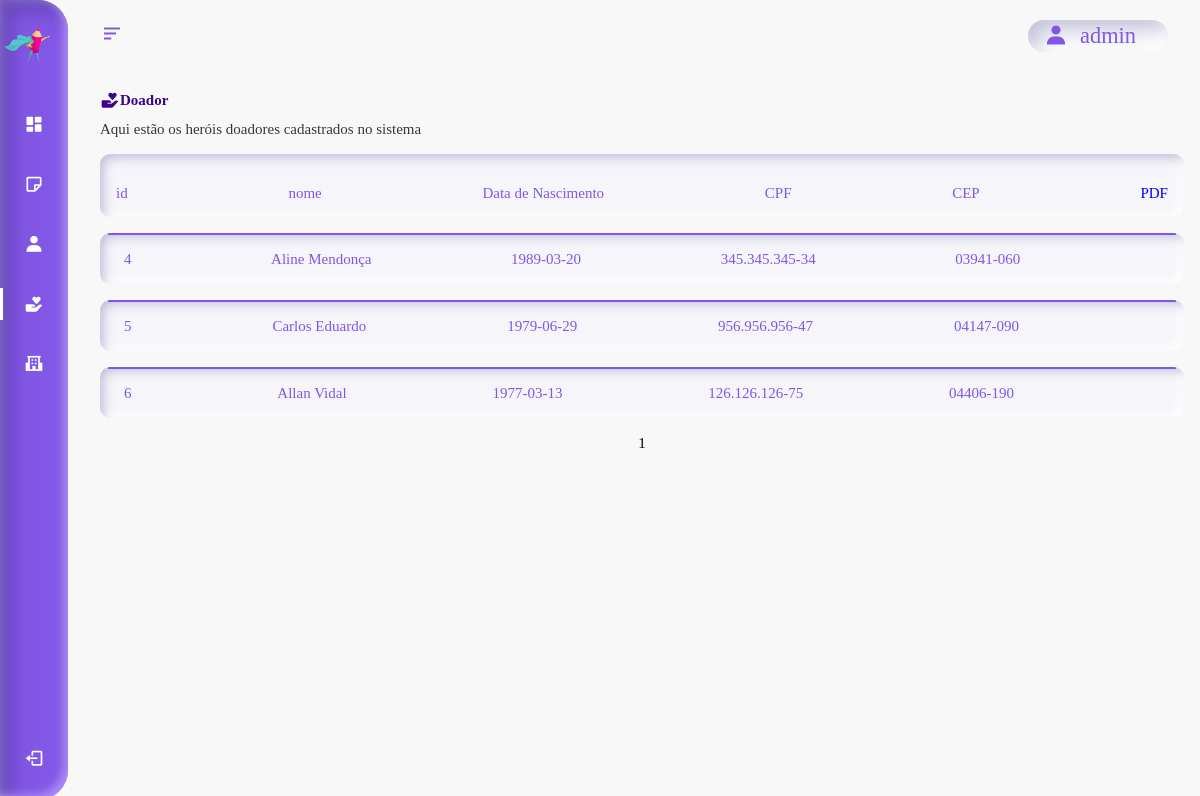
The page /SiteSimetria/sessao-admin/userDoador.php on the database its author committed.
### tables this page shows
CREATE TABLE `tbusers` (
  `codUsers` int(11) NOT NULL,
  `nomeUsers` varchar(100) NOT NULL,
  `nascUsers` date NOT NULL,
  `sexoUsers` varchar(1) NOT NULL,
  `iconUsers` varchar(50) NOT NULL,
  `cpfUsers` varchar(14) NOT NULL,
  `cepUsers` varchar(15) NOT NULL,
  `cidadeUsers` varchar(100) NOT NULL,
  `ufUsers` varchar(2) NOT NULL,
  `municipioUsers` varchar(100) NOT NULL,
  `bairroUsers` varchar(100) NOT NULL,
  `logUsers` varchar(100) NOT NULL,
  `numUsers` int(11) NOT NULL,
  `complementoUsers` varchar(50) NOT NULL,
  `codNivel` int(11) NOT NULL,
  `codEscolaridade` int(11) NOT NULL,
  `codInstituicao` int(11) NOT NULL,
  `iduser` int(11) NOT NULL
);

### SiteSimetria/sessao-admin/userDoador.php (the view, shortened to what this page needs)
<?php
include_once("bd_connect/conexao.php");
?>
<!DOCTYPE html>
<html lang="pt-br">
    <head>
        <link href='https://unpkg.com/boxicons@2.0.7/css/boxicons.min.css' rel='stylesheet'>
        <link rel="stylesheet" href="./css/style.css">
        <link rel="stylesheet" href="./css/usuarios.css">
        <link rel="stylesheet" href="./css/relatorios.css">
        <link rel="stylesheet" href="./css/search.css">
        <link rel="stylesheet" href="./css/btns.css">
    </head>
    <body id= "body-pd">
        <header class="header" id="header">
        <div class="header__toggle">
            <i class='bx bx-menu-alt-left' id="header-toggle"></i>
        </div>
        <div class="header__infos">
            <div class="header__profile">
                <i class='bx bxs-user'></i>
                <p> admin </p>
            </div>
        </div>
    </header>
        <div class="navbar" id="nav-bar">
            <nav class="nav">
                <div>
                    <a href="#" class="nav__logo ">
                        <img src="./img/logo.png" alt="" class="nav__logo-icon">
                    </a>
                    <div class="nav__list">
                        <a href="index.php" class="nav__link">
                            <i class='bx bxs-dashboard nav__icon'></i>
                        </a>
                        <a href="relatorios.php" class="nav__link ">
                            <i class='bx bx-note nav__icon' ></i>
                        </a>
                        <a href="userEstudante.php" class="nav__link">
                            <i class='bx bxs-user nav__icon' ></i>
                        </a>
                        <a href="userDoador.php" class="nav__link active">
                            <i class='bx bxs-donate-heart nav__icon' ></i>
                        </a>
                        <a href="userEscola.php" class="nav__link">
                            <i class='bx bxs-school nav__icon'></i>
                        </a>
                    </div>
                </div>
                <a href="#" class="nav__link">
                        <i class='bx bx-log-out nav__icon'></i>
                    </a>
            </nav>
        </div>
        <main class="l-main">
            <div class="mainText">
                <div class="mainTitle">
                    <i class='bx bxs-donate-heart' ></i>
                    <h4>
                        Doador
                    </h4>
                </div>
                <p>
                   Aqui estão os heróis doadores cadastrados no sistema
                </p>
            </div>
            <div class="tb-result">
                <ul class="tb-head">
                    <li>id</li>
                    <li>nome</li>
                    <li>Data de Nascimento</li>
                    <li>CPF</li>
                    <li>CEP</li>
                    <li> <a href="relatorios/gerar-doadores.php">PDF</a></li>
                </ul>
                </div>
                <?php
                $pagina_atual = filter_input(INPUT_GET,'pagina', FILTER_SANITIZE_NUMBER_INT);
                $pagina = (!empty($pagina_atual)) ? $pagina_atual : 1;
                $qnt_result_pg = 5;
                $inicio = ($qnt_result_pg * $pagina) - $qnt_result_pg;
                $result_usuarios = "SELECT * FROM tbusers WHERE codNivel LIKE 3 LIMIT $inicio, $qnt_result_pg";
                $resultado_usuarios = mysqli_query($conn, $result_usuarios);
                while($row_usuario = mysqli_fetch_assoc($resultado_usuarios)){ ?>
               <div class="tb-result">
                    <ul class="tb-relatorio">
                        <li class="tb-id"> <?php echo $row_usuario['codUsers'] ; ?></li>
                        <li class="tb-nome"><?php echo $row_usuario['nomeUsers'] ; ?></li>
                        <li class="tb-instituto"><?php echo $row_usuario['nascUsers'] ; ?></li>
                        <li class="tb-data"><?php echo $row_usuario['cpfUsers'] ; ?></li>
                        <li class="tb-data"><?php echo $row_usuario['cepUsers'] ; ?></li>
                    </ul>
                </div>
                <?php
                    }
                    echo "<center>";
                    echo "<br>";
                    echo "$pagina ";
                    echo "</center>";
                ?>
        </main>
    </body>
</html>

### SiteSimetria/sessao-admin/css/style.css (style rules this page uses)
:root { --color-background: #F8F8F8; --color-dark-text: #373737; --color-ligth-text: #C2C2C2; --color-ligth: #FFFFFF; --color-purple: #8257E5; --color-dark-purple: #3C038C; --color-blue: #9CBEED; --color-yellow: #E38540; --color-pin: #F26087; --header-height: 3.5rem; --nav-width: 68px; --normal-font-size: 1rem; --body-font: montserrat; --biggest-font-size: 2.25rem; --h1-font-size: 1.5rem; --h2-font-size: 1.25rem; --h3-font-size: 1rem; --normal-font-size: .938rem; --small-font-size: .813rem; --smaller-font-size: .75rem; --font-medium: 500; --font-semi-bold: 600; --mb-1: .5rem; --mb-2: 1rem; --mb-3: 1.5rem; --mb-4: 2rem; --mb-5: 2.5rem; --mb-6: 3rem; --z-tooltip: 10; --z-fixed: 100; }
*,::before,::after { box-sizing: border-box; }
body { position: relative; margin: var(--header-height) 0 0 0; padding: 0 1rem; font-family: montserrat; font-size: var(--normal-font-size); transition: .5s; background-color: var(--color-background); }
a { text-decoration: none; }
li { list-style: none; }
.header { width: 100%; height: var(--header-height); position: fixed; top: 0; left: 0; display: flex; align-items: center; justify-content: space-between; padding: 0 1rem; background-color: var(--color-background); z-index: var(--z-fixed); transition: .5s; }
.header .header__toggle { color: var(--color-purple); font-size: 1.5rem; cursor: pointer; }
.header .header__infos { display: flex; top: 0; overflow: hidden; }
.header .header__profile { display: flex; background: #F5F5FA; box-shadow: inset -5px -5px 10px rgba(255, 255, 255, 0.5), inset 5px 5px 10px rgba(170, 170, 204, 0.25), inset 10px 10px 20px rgba(170, 170, 204, 0.5), inset -10px -10px 20px #FFFFFF; border-radius: 20px; height: calc(var(--header-height) - 3vh); top: 0; left: 0; display: flex; align-items: center; justify-content: space-between; padding: 0 2rem 0 1rem; z-index: var(--z-fixed); overflow: hidden; }
.header .header__profile i { color: var(--color-purple); font-size: 1.5rem; cursor: pointer; margin-right: 1vw; }
.header .header__profile p { color: var(--color-purple); font-size: 1.4rem; cursor: pointer; }
.navbar { position: fixed; top: 0; left: -30%; width: var(--nav-width); height: 100vh; background: #8257E5; box-shadow: inset -5px -5px 10px rgba(191, 166, 255, 0.69), inset 5px 5px 10px rgba(170, 170, 204, 0.25), inset 10px 10px 20px #6140B4; border-radius: 0 30px 30px 0px; padding: .5rem 1rem 0 0; transition: .5s; z-index: var(--z-fixed); }
.navbar .nav { height: 100%; display: flex; flex-direction: column; justify-content: space-between; overflow: hidden; }
.navbar .nav .nav__logo, .nav__link { display: grid; grid-template-columns: max-content max-content; align-items: center; column-gap: 1rem; padding: .5rem 0 .5rem 1.5rem; }
.nav__logo { margin-bottom: 2rem; }
.navbar .nav .nav__logo .nav__logo-icon { width: 50px; height: 42px; margin-left: -1.4rem; }
.nav__link { position: relative; color: var(--color-ligth); margin-bottom: 1.5rem; transition: .3s; }
.nav__icon { font-size: 1.25rem; }
.active { color: var(--color-ligth); }
.active::before { content: ''; position: absolute; left: 0; width: 3px; height: 32px; background-color: var(--color-ligth); }
@media screen and (min-width: 768px) { :root { --biggest-font-size: 4rem; --h1-font-size: 2.25rem; --h2-font-size: 1.5rem; --h3-font-size: 1.25rem; --normal-font-size: 1rem; --small-font-size: .875rem; --smaller-font-size: .813rem; } }
@media screen and (min-width: 768px) { body { margin: calc(var(--header-height) + 1rem) 0 0 0; padding-left: calc(var(--nav-width) + 2rem); } }
@media screen and (min-width: 768px) { .header { height: calc(var(--header-height) + 1rem); padding: 0 2rem 0 calc(var(--nav-width) + 2rem); } }
@media screen and (min-width: 768px) { .navbar { left: 0; padding: 1rem 1rem 0 0; } }

### SiteSimetria/sessao-admin/css/search.css (style rules this page uses)
:root { --color-background: #F8F8F8; --color-dark-text: #373737; --color-ligth-text: #C2C2C2; --color-ligth: #FFFFFF; --color-purple: #8257E5; --color-dark-purple: #3C038C; --color-blue: #9CBEED; --color-yellow: #E38540; --color-pin: #F26087; --header-height: 3.5rem; --nav-width: 68px; --normal-font-size: 1rem; --body-font: montserrat; --biggest-font-size: 2.25rem; --h1-font-size: 1.5rem; --h2-font-size: 1.25rem; --h3-font-size: 1rem; --normal-font-size: .938rem; --small-font-size: .813rem; --smaller-font-size: .75rem; --font-medium: 500; --font-semi-bold: 600; --mb-1: .5rem; --mb-2: 1rem; --mb-3: 1.5rem; --mb-4: 2rem; --mb-5: 2.5rem; --mb-6: 3rem; --z-tooltip: 10; --z-fixed: 100; }

### rows shown on the page
tbusers: codUsers "4", nomeUsers "Aline Mendonça", nascUsers "1989-03-20", cpfUsers "345.345.345-34", cepUsers "03941-060"
tbusers: codUsers "5", nomeUsers "Carlos Eduardo", nascUsers "1979-06-29", cpfUsers "956.956.956-47", cepUsers "04147-090"
tbusers: codUsers "6", nomeUsers "Allan Vidal", nascUsers "1977-03-13", cpfUsers "126.126.126-75", cepUsers "04406-190"

### other values the page prints
$pagina "1"
